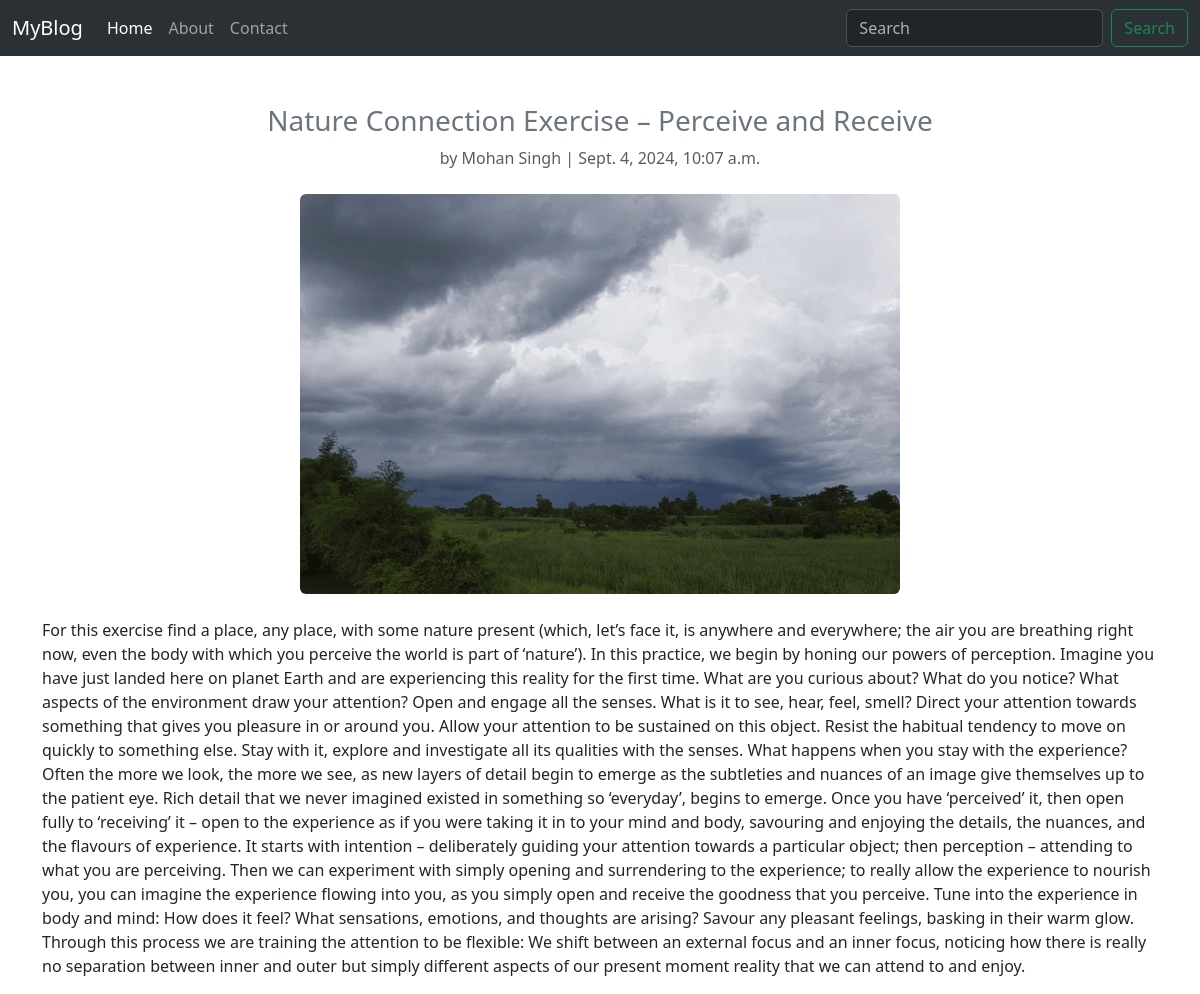
The page /5 on the database its author committed.
### blog_app/models.py (models this page shows, shortened)
class Category(models.Model):
    topics = [('pl','Plants'),
              ('al','Animals'),
              ('na','Nature'),
              ('pc','Place')]
    user_name = models.CharField(max_length=100)
    email = models.EmailField(max_length=100)
    state = models.CharField(max_length=100)
    topic = models.CharField(max_length=80, choices=topics)
    image = models.ImageField(upload_to='images/')
    heading = models.CharField(max_length=100)
    description = models.TextField()
    date = models.DateTimeField()

### blog_app/views.py (the view)
# urls.py: path("<int:id>", views.view_details, name="view_details"),
def view_details(request,id):
    detail = get_object_or_404(Category,pk=id)
    return render(request,"view.html",{"detail":detail})

### templates/view.html (shortened to what this page needs)
{% extends "base.html" %}
{% block body %}
    <div class="container mt-5">
        <div class="text-center mb-4">
            <h3 class="text-secondary">{{ detail.heading }}</h3>
            <p class="text-muted">by {{ detail.user_name }} | {{ detail.date }}</p>
        </div>
        <div class="text-center mb-4">
            <img src="{{ detail.image.url }}" alt="Blog Image" class="img-fluid rounded" style="max-height: 400px; object-fit: cover;">
        </div>
        <div class="content">
            <p>{{ detail.description }}</p>
        </div>
    </div>
{% endblock body %}

### rows shown on the page
Category: heading "Nature Connection Exercise – Perceive and Receive", user_name "Mohan Singh", date "Sept. 4, 2024, 10:07 a.m.", image (picture), description "For this exercise find a place, any place, with some nature present (which, let’s face it, is anywhere and everywhere; the air you are breathing right now, even the body with which you perceive the world is part of ‘nature’). In this practice, we begin by honing our powers of perception. Imagine you have just landed here on planet Earth and are experiencing this reality for the first time. What are you curious about? What do you notice? What aspects of the environment draw your attention? Open and engage all the senses. What is it to see, hear, feel, smell? Direct your attention towards something that gives you pleasure in or around you. Allow your attention to be sustained on this object.…"
